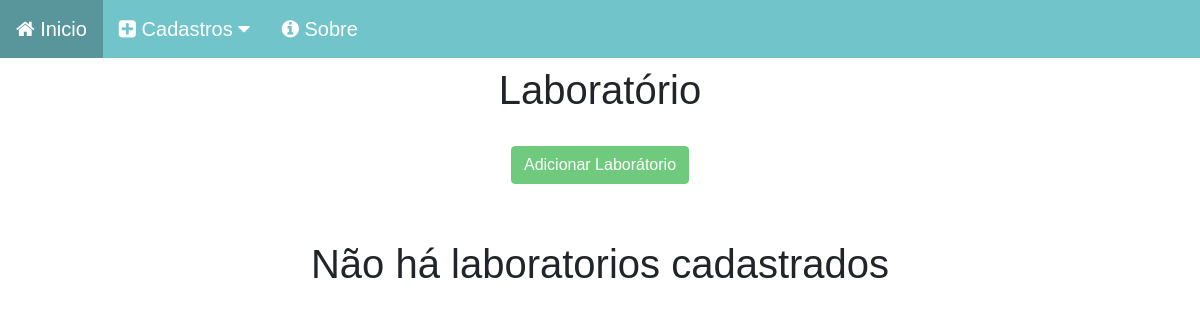
Page /laboratorio/ on the earlier database version.
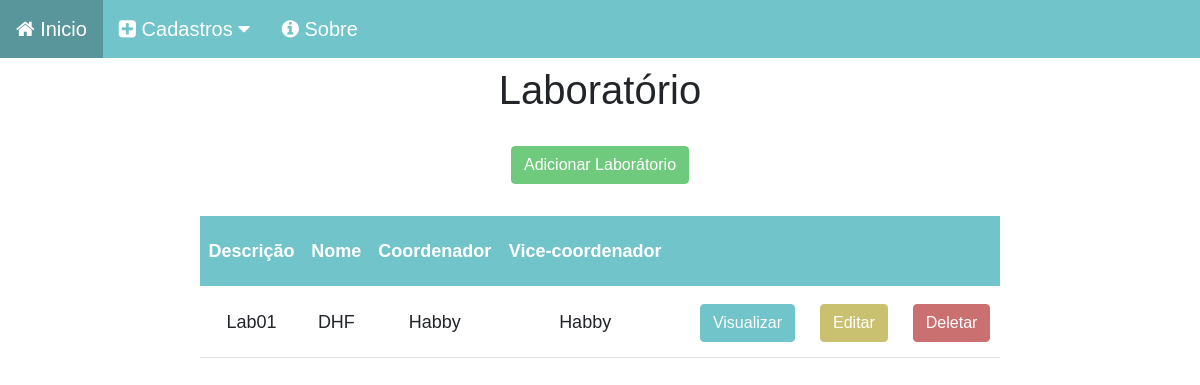
Same page on the later database version.
### laboratorio_app/models.py (models this page shows, shortened)
class Lab(models.Model):
    descricao = models.CharField(max_length=60)
    nome = models.CharField(max_length=60)
    coordenador = models.ForeignKey(Membro,on_delete=models.SET_NULL, related_name='coordenador', null=True, blank=True)
    vice_coordenador = models.ForeignKey(Membro, on_delete=models.SET_NULL, related_name='vice_coordenador', null=True, blank=True)

### membros_app/models.py (models this page shows)
class Membro(models.Model):
    nome = models.CharField(max_length=60)
    email = models.CharField(max_length=30)
    telefone = models.CharField(max_length=20)
    laboratorio = models.ForeignKey(to='laboratorio_app.Lab', on_delete=models.CASCADE,null=True, blank=True)
    membro_perfil = models.ForeignKey(Perfil, on_delete=models.CASCADE, null=True, blank=True)
    def __str__(self):
        return self.nome

### laboratorio_app/views.py (the view)
# urls.py: path('', views.home, name='home'),
def home(request):
    data = {}
    data['db'] = Lab.objects.all()
    return render(request,'index.html',data)

### laboratorio_app/templates/index.html (shortened to what this page needs)
{% load static %}
<!DOCTYPE html>
<html lang="pt-br">
<head>
    <link href="https://cdn.jsdelivr.net/npm/bootstrap@5.0.2/dist/css/bootstrap.min.css" rel="stylesheet">
    <link rel="stylesheet" href="{% static 'css/estilo.css' %}">
    <link rel="stylesheet" href="{% static 'css/line.css' %}">
    <link rel="stylesheet" href="https://cdnjs.cloudflare.com/ajax/libs/font-awesome/4.7.0/css/font-awesome.min.css">
    <link rel="stylesheet" href="{% static 'css/font-awesome.min.css' %}">
</head>
<body>
    <div class="navbar-css">
        <a href="/">
            <i class="fa fa-home" aria-hidden="true"></i>
            Inicio
        </a>
        <div class="dropdown-css">
          <button class="dropbtn-css">
            <i class="fa fa-plus-square" aria-hidden="true"></i>
            Cadastros
            <i class="fa fa-caret-down"></i>
          </button>
        </div>
        <a href="#">
            <i class="fa fa-info-circle" aria-hidden="true"></i>
            Sobre
        </a>
    </div>
    <div class='col-8 m-auto pt-2 pb-2 text-center'>
        <h1>Laboratório</h1>
    </div>
    <div class='col-8 m-auto pt-3 pb-2 text-center'>
        <a href="{% url 'laboratorio:form'%}" class="btn btn-add">Adicionar Laborátorio</a>
    </div>
    {% if db %}
    <div class='col-8 m-auto pt-4 pb-2 text-center'>
        <table class="table">
            <thead class="thead-dark">
              <tr>
                {% block th %}
                <th scope="col">Descrição</th>
                <th scope="col">Nome</th>
                <th scope="col">Coordenador</th>
                <th scope="col">Vice-coordenador</th>
                <th scope="col"></th>
                {% endblock th %}
              </tr>
            </thead>
            <tbody>
                {% for dbs in db %}
                    <tr>
                        {% block linhas %}
                        <td>{{dbs.descricao}}</td>
                        <td>{{dbs.nome}}</td>
                        <td>{{dbs.coordenador}}</td>
                        <td>{{dbs.vice_coordenador}}</td>
                        <td>
                            <a href="{% url 'laboratorio:view' dbs.id %}" class="btn btn-view">Visualizar</a>
                            <a href="{% url 'laboratorio:edit' dbs.id %}" class="btn btn-edit">Editar</a>
                            <a href="{% url 'laboratorio:delete' dbs.id %}" class="btn btn-delete">Deletar</a>
                        </td>
                        {% endblock linhas %}
                    </tr>
                {% endfor %}
            </tbody>
        </table>
    </div>
    {% else %}
    <h1 class ='text-center mt-5'>
        Não há laboratorios cadastrados
    </h1>
    {% endif %}
</body>
</html>

Differences in the rows shown:
added Lab: descricao "Lab01", nome "DHF", coordenador "Habby", vice_coordenador "Habby"
Other differences:
text no longer shown: "Não há laboratorios cadastrados"
text now shown: "Descrição Nome Coordenador Vice-coordenador"
